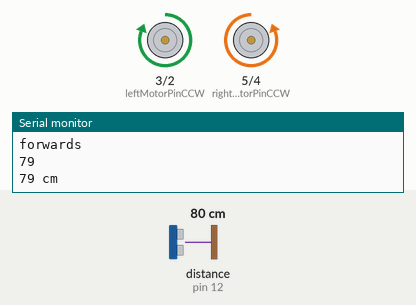
This sketch was run on a simulated Arduino Uno, built with avr-gcc and run on an emulated ATmega328P. On the bench: motor-driver pin pairs drawn as motors (green arrow = first pin HIGH = forward, orange = second pin HIGH = backward, longer = more drive), the last lines printed to the serial monitor. Wiring (inferred from the names in the program): ultrasonic range finder: trigger pin 13; echo pin 12. Inputs (shaded band) come from the test bench; at power-on: distance to the obstacle (sensor on pin 12) 80 cm. The echo pulse lasts 58.3 µs per cm; random numbers use the default seed unless the sketch sets one.

Above: at 1.3 s.
1.4 s: distance to the obstacle (sensor on pin 12) set to 33 cm
2.9 s: distance to the obstacle (sensor on pin 12) set to 27 cm
At 4.3 s:
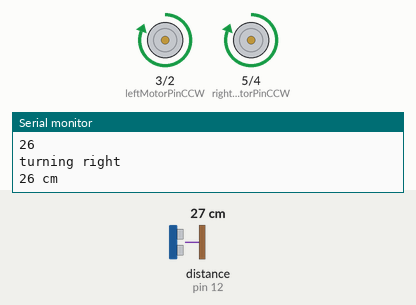
At 5.3 s:
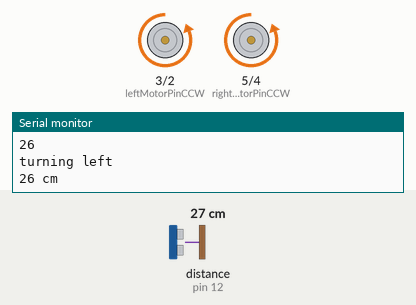
5.9 s: distance to the obstacle (sensor on pin 12) set to 35 cm
Timing chart, 0 to 8.9 s (numbered marks = the images above; inputs shaded):
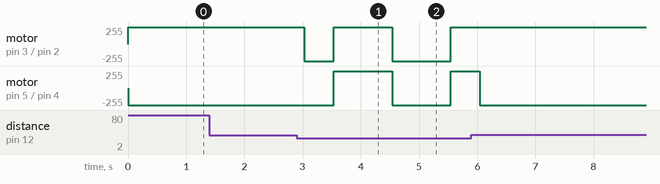

The sketch:

RobotScript.ino
```cpp
#define trigPin 13
#define echoPin 12
#define leftMotorPinCW 2//in1
#define leftMotorPinCCW 3//in2
#define rightMotorPinCW 4//in3
#define rightMotorPinCCW 5//in4

int randNumber;

void setup() {
  Serial.begin (9600);
  pinMode(trigPin, OUTPUT);
  pinMode(echoPin, INPUT);
  pinMode(leftMotorPinCW, OUTPUT);
  pinMode(rightMotorPinCW, OUTPUT);
  pinMode(leftMotorPinCCW, OUTPUT);
  pinMode(rightMotorPinCCW, OUTPUT);
  randomSeed(analogRead(0));
}


void forwards(){
  digitalWrite(leftMotorPinCW,LOW);
  digitalWrite(rightMotorPinCW,HIGH);
  digitalWrite(leftMotorPinCCW,HIGH);
  digitalWrite(rightMotorPinCCW,LOW);
  Serial.println("forwards");
}

void left(){
  digitalWrite(leftMotorPinCW,HIGH);
  digitalWrite(rightMotorPinCCW,LOW);
  digitalWrite(leftMotorPinCCW,LOW);
  digitalWrite(rightMotorPinCW,HIGH);
}

void right(){
  digitalWrite(leftMotorPinCW,LOW);
  digitalWrite(rightMotorPinCCW,HIGH);
  digitalWrite(leftMotorPinCCW,HIGH);
  digitalWrite(rightMotorPinCW,LOW);
}

void backwards(){
  digitalWrite(leftMotorPinCW,LOW);
  digitalWrite(rightMotorPinCCW,HIGH);
  digitalWrite(leftMotorPinCCW,HIGH);
  digitalWrite(rightMotorPinCW,LOW);
}

void loop() {
  randNumber = random(2);
  long duration, distance;
  digitalWrite(trigPin, LOW);
  delayMicroseconds(2);
  digitalWrite(trigPin, HIGH);
  delayMicroseconds(10);
  digitalWrite(trigPin, LOW);
  duration = pulseIn(echoPin, HIGH);
  distance = (duration/2) / 29.1;

  forwards();
    Serial.println(distance);

    if (distance < 30) {
      //need to turn - random
      if (randNumber == 0){
        Serial.println("turning left");
        left();
      }
      else{
        Serial.println("turning right");
        right();
      }
    }

    if (distance >= 200 || distance <= 0){
      Serial.println("Out of range");
    }
    else {
      Serial.print(distance);
      Serial.println(" cm");
    }
    delay(500);
}
```

Measured:
- the behaviour switches between 31 and 30 cm on distance to the obstacle (sensor on pin 12) (found by bisection; images 0 and 1)
